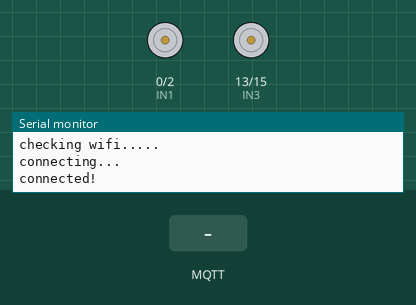
Bench run of a sketch on a simulated ESP8266 (NodeMCU). Parts: motor-driver pin pairs drawn as motors (green arrow = first pin HIGH = forward, orange = second pin HIGH = backward, longer = more drive, scaled by the enable pin), the last lines printed to the serial monitor. The test bench sets the inputs (shaded band). WiFi joins after 1.5 s; servers stay silent unless stated; no MQTT or app messages arrive unless stated.

Above: at 3.2 s.
3.3 s: MQTT message "forward" arrives on the first subscribed topic
At 4.4 s:
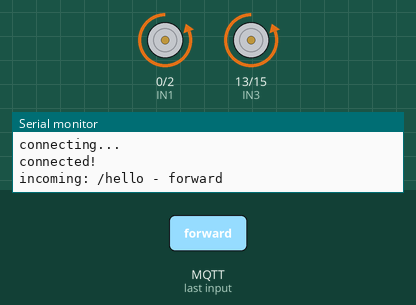
4.8 s: MQTT message "backward" arrives on the first subscribed topic
At 5.7 s:
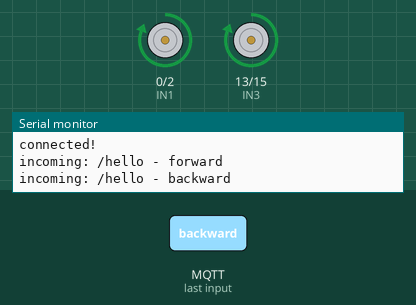
6.3 s: MQTT message "stop" arrives on the first subscribed topic
At 7.0 s:
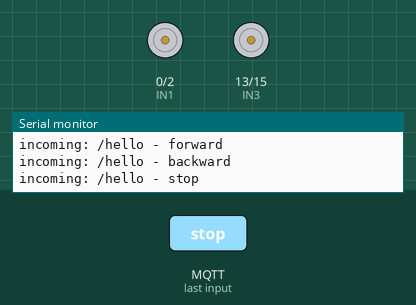
7.8 s: MQTT message "left" arrives on the first subscribed topic
At 9.0 s:
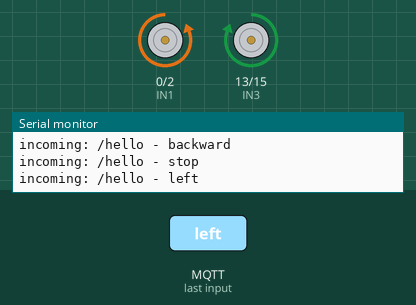
9.3 s: MQTT message "right" arrives on the first subscribed topic
At 10.4 s:
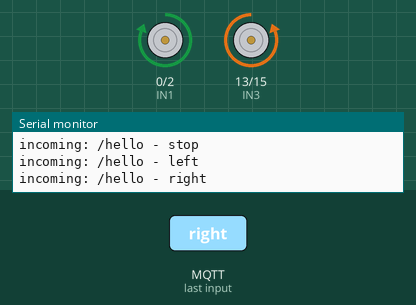
Timing chart, 0 to 11.8 s (numbered marks = the images above; inputs shaded):
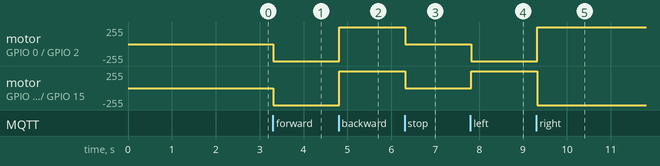

The sketch:

wifi_control.ino
```cpp
#include <ESP8266WiFi.h>
#include <MQTT.h>
//L298N pinout:
//left Motor
const int ENA = 14; //D5->GPIO14
const int IN1 = 0;//D4->GPIO0
const int IN2 = 2;//D3->GPIO2

//right motor
const int ENB = 12; //D6->GPIO12
const int IN3 = 13;//D8->GPIO15
const int IN4 = 15;//D7->GPIO13

String Payload = "";

const char ssid[] = "WIFINAME";
const char pass[] = "WIFIPASS";

WiFiClient net;
MQTTClient client;

unsigned long lastMillis = 0;

void connect() {
  Serial.print("checking wifi...");
  while (WiFi.status() != WL_CONNECTED) {
    Serial.print(".");
    delay(1000);
  }

  Serial.print("\nconnecting...");
  while (!client.connect("arduino", "mqtt-test", "<MQTT KEY HERE>")) {
    Serial.print(".");
    delay(1000);
  }

  Serial.println("\nconnected!");

  client.subscribe("/hello");
  // client.unsubscribe("/hello");
}

void messageReceived(String &topic, String &payload) {
  Serial.println("incoming: " + topic + " - " + payload);
  Payload=payload;

}

void setup() {

  pinMode(ENA,OUTPUT);
  pinMode(ENB,OUTPUT);
  pinMode(IN1,OUTPUT);
  pinMode(IN2,OUTPUT);
  pinMode(IN3,OUTPUT);
  pinMode(IN4,OUTPUT);
  Serial.begin(115200);
  WiFi.begin(ssid, pass);

  // use shiftr MQTT
  client.begin("mqtt-test.cloud.shiftr.io", net);
  client.onMessage(messageReceived);

  connect();
}

void loop() {
  client.loop();
  delay(10);  // <- fixes some issues with WiFi stability

  if (!client.connected()) {
    connect();
  }
/*
  // publish a message roughly every second.
  if (millis() - lastMillis > 1000) {
    lastMillis = millis();
    client.publish("/hello", Payload);
  }
*/
  if (Payload=="forward"){
    MotorForward();
  }
  if (Payload=="backward"){
    MotorBackward();
  }
  if (Payload=="stop"){
    MotorStop();
  }
  if (Payload=="left"){
    TurnLeft();
  }
  if (Payload=="right"){
    TurnRight();
  }


}


void MotorForward(void)
{
  //ENA=HIGH, IN1=LOW, IN2=HIGH
   //ENB=HIGH, IN3=LOW, IN4=HIGH

  //Left Motor
  digitalWrite(ENA,HIGH);
  digitalWrite(IN1,LOW);
  digitalWrite(IN2,HIGH);

  //right motor
  digitalWrite(ENB,HIGH);
  digitalWrite(IN3, LOW);
  digitalWrite(IN4, HIGH);


}

/********************************************* BACKWARD *****************************************************/
void MotorBackward(void)
{
   //EN=HIGH, IN1=HIGH, IN2=LOW for both motors

  //Left Motor
  digitalWrite(ENA,HIGH);
  digitalWrite(IN1,HIGH);
  digitalWrite(IN2,LOW);

  //right motor
  digitalWrite(ENB,HIGH);
  digitalWrite(IN3, HIGH);
  digitalWrite(IN4, LOW);


}

/********************************************* TURN LEFT *****************************************************/
void TurnLeft(void)
{
    //EN=HIGH, IN1=LOW, IN2=HIGH , IN3=LOW, IN4=HIGH (opposite)

  //Left Motor
  digitalWrite(ENA,HIGH);
  digitalWrite(IN1,LOW);
  digitalWrite(IN2,HIGH);

  //right motor
  digitalWrite(ENB,HIGH);
  digitalWrite(IN3, HIGH);
  digitalWrite(IN4, LOW);


}

/********************************************* TURN RIGHT *****************************************************/
void TurnRight(void)
{
  //EN=HIGH, IN1=HIGH, IN2=LOW , IN3=LOW, IN4=HIGH (opposite)

  //Left Motor
  digitalWrite(ENA,HIGH);
  digitalWrite(IN1,HIGH);
  digitalWrite(IN2,LOW);

  //right motor
  digitalWrite(ENB,HIGH);
  digitalWrite(IN3, LOW);
  digitalWrite(IN4, HIGH);

}

/********************************************* STOP *****************************************************/
void MotorStop(void)
{
    //LOW motor stop, so all LOW except enable
  //Left Motor
  digitalWrite(ENA,HIGH);
  digitalWrite(IN1,LOW);
  digitalWrite(IN2,LOW);

  //right motor
  digitalWrite(ENB,HIGH);
  digitalWrite(IN3, LOW);
  digitalWrite(IN4, LOW);

}
```

Measured:
- after the input at 3.3 s, motor on GPIO 0 (IN1) / GPIO 2 (IN2), motor on GPIO 13 (IN3) / GPIO 15 (IN4): stopped → backward 255/255 at once
- after the input at 4.8 s, motor on GPIO 0 (IN1) / GPIO 2 (IN2), motor on GPIO 13 (IN3) / GPIO 15 (IN4): backward 255/255 → forward 255/255 at once
- after the input at 6.3 s, motor on GPIO 0 (IN1) / GPIO 2 (IN2), motor on GPIO 13 (IN3) / GPIO 15 (IN4): forward 255/255 → stopped at once
- after the input at 7.8 s, motor on GPIO 0 (IN1) / GPIO 2 (IN2): stopped → backward 255/255 at once; motor on GPIO 13 (IN3) / GPIO 15 (IN4): stopped → forward 255/255 at once
- after the input at 9.3 s, motor on GPIO 0 (IN1) / GPIO 2 (IN2): backward 255/255 → forward 255/255 at once; motor on GPIO 13 (IN3) / GPIO 15 (IN4): forward 255/255 → backward 255/255 at once
